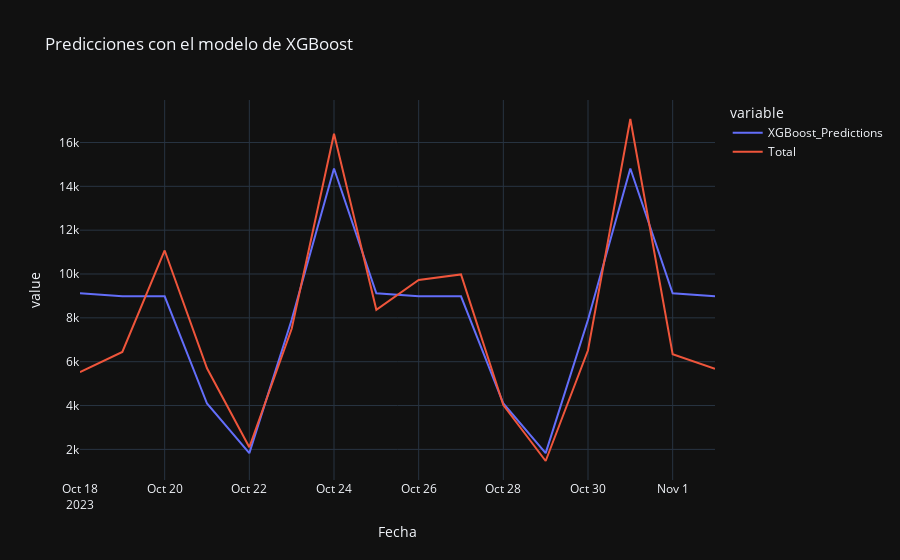

Write notebook code for a chart like this one.
### Code cell
fig = px.line(test_data, x=test_data.index, y =['XGBoost_Predictions','Total'], template='plotly_dark', title='Predicciones con el modelo de XGBoost')
fig.show()

### Figure 1 — Plotly figure (JSON) as saved in the notebook; plotly's stock layout.template omitted (floating-point values rounded to 4 significant figures)
{"data": [{"hovertemplate": "variable=XGBoost_Predictions<br>Fecha=%{x}<br>value=%{y}<extra></extra>", "legendgroup": "XGBoost_Predictions", "line": {"color": "#636efa", "dash": "solid"}, "marker": {"symbol": "circle"}, "mode": "lines", "name": "XGBoost_Predictions", "orientation": "v", "showlegend": true, "type": "scatter", "x": ["2023-10-18T00:00:00", "2023-10-19T00:00:00", "2023-10-20T00:00:00", "2023-10-21T00:00:00", "2023-10-22T00:00:00", "2023-10-23T00:00:00", "2023-10-24T00:00:00", "2023-10-25T00:00:00", "2023-10-26T00:00:00", "2023-10-27T00:00:00", "2023-10-28T00:00:00", "2023-10-29T00:00:00", "2023-10-30T00:00:00", "2023-10-31T00:00:00", "2023-11-01T00:00:00", "2023-11-02T00:00:00"], "xaxis": "x", "y": [9122.0, 8980.0, 8980.0, 4092.0, 1827.0, 7910.0, 14810.0, 9122.0, 8980.0, 8980.0, 4092.0, 1827.0, 7910.0, 14810.0, 9122.0, 8980.0], "yaxis": "y"}, {"hovertemplate": "variable=Total<br>Fecha=%{x}<br>value=%{y}<extra></extra>", "legendgroup": "Total", "line": {"color": "#EF553B", "dash": "solid"}, "marker": {"symbol": "circle"}, "mode": "lines", "name": "Total", "orientation": "v", "showlegend": true, "type": "scatter", "x": ["2023-10-18T00:00:00", "2023-10-19T00:00:00", "2023-10-20T00:00:00", "2023-10-21T00:00:00", "2023-10-22T00:00:00", "2023-10-23T00:00:00", "2023-10-24T00:00:00", "2023-10-25T00:00:00", "2023-10-26T00:00:00", "2023-10-27T00:00:00", "2023-10-28T00:00:00", "2023-10-29T00:00:00", "2023-10-30T00:00:00", "2023-10-31T00:00:00", "2023-11-01T00:00:00", "2023-11-02T00:00:00"], "xaxis": "x", "y": [5524.0, 6445.0, 11070.0, 5698.0, 2096.0, 7501.0, 16400.0, 8367, 9727.0, 9980.0, 4020.0, 1470.0, 6522.0, 17070.0, 6341.0, 5677.0], "yaxis": "y"}], "layout": {"legend": {"title": {"text": "variable"}, "tracegroupgap": 0}, "title": {"text": "Predicciones con el modelo de XGBoost"}, "xaxis": {"anchor": "y", "domain": [0, 1], "title": {"text": "Fecha"}}, "yaxis": {"anchor": "x", "domain": [0, 1], "title": {"text": "value"}}}}
